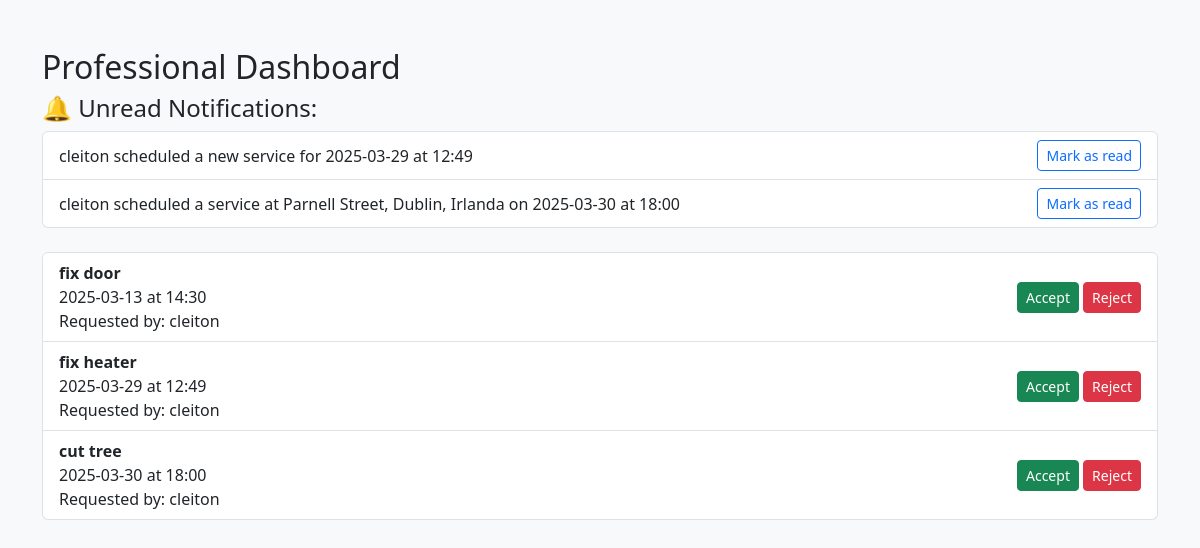
Screenshot of /dashboard_professional (signed in) with the database file from the repository.
### app/models.py (models this page shows)
class Notification(db.Model):
    __tablename__ = 'notifications'
    id = db.Column(db.Integer, primary_key=True)
    user_id = db.Column(db.Integer, db.ForeignKey('users.id'))
    message = db.Column(db.String(255), nullable=False)
    is_read = db.Column(db.Boolean, default=False)

class Service(db.Model):
    __tablename__ = 'services'
    id = db.Column(db.Integer, primary_key=True)
    description = db.Column(db.String(200), nullable=False)
    date = db.Column(db.String(20), nullable=False)
    time = db.Column(db.String(10), nullable=False)
    status = db.Column(db.String(20), default='Pending')  # Pending, Accepted, Rejected
    client_id = db.Column(db.Integer, db.ForeignKey('users.id'), nullable=False)
    address = db.Column(db.String(255), nullable=True)

class User(UserMixin, db.Model):
    __tablename__ = 'users'
    id = db.Column(db.Integer, primary_key=True)
    username = db.Column(db.String(100), nullable=False)
    email = db.Column(db.String(120), unique=True, nullable=False)
    password = db.Column(db.String(200), nullable=False)
    role = db.Column(db.String(50), nullable=False)  # Client, Professional, Admin
    is_active = db.Column(db.Boolean, default=True)
    services = db.relationship('Service', backref='client', lazy=True)
    notifications = db.relationship('Notification', backref='user', lazy=True)
    address = db.Column(db.String(255), nullable=True)
    latitude = db.Column(db.Float, nullable=True)
    longitude = db.Column(db.Float, nullable=True)

### app/routes.py (the view)
@main.route('/dashboard_professional')
@login_required
def dashboard_professional():
    if current_user.role != 'Professional':
        return redirect(url_for('main.login'))
    services = Service.query.filter_by(status='Pending').all()
    notifications = Notification.query.filter_by(user_id=current_user.id, is_read=False).all()
    return render_template(
        'dashboard_professional.html',
        user=current_user,
        services=services,
        notifications=notifications
    )

### app/__init__.py (called while the page is built)
def create_app():
    app = Flask(__name__)
    app.config['SECRET_KEY'] = 'segredo123'
    app.config['SQLALCHEMY_DATABASE_URI'] = 'sqlite:///database.db'
    app.config['SQLALCHEMY_TRACK_MODIFICATIONS'] = False
    db.init_app(app)
    login_manager.init_app(app)
    login_manager.login_view = 'main.login'
    from .models import User
    @login_manager.user_loader
    def load_user(user_id):
        return User.query.get(int(user_id))
    from . import models
    from .routes import main as main_blueprint
    app.register_blueprint(main_blueprint)
    with app.app_context():
        db.create_all()
    return app

### app/templates/dashboard_professional.html
{% extends 'base.html' %}
{% block content %}
<h2>Professional Dashboard</h2>
{% if notifications %}
    <h4>🔔 Unread Notifications:</h4>
    <ul class="list-group mb-4">
        {% for note in notifications %}
            <li class="list-group-item d-flex justify-content-between align-items-center">
                {{ note.message }}
                <a href="{{ url_for('main.mark_notification_read', notification_id=note.id) }}" class="btn btn-sm btn-outline-primary">Mark as read</a>
            </li>
        {% endfor %}
    </ul>
{% endif %}
{% if services %}
    <ul class="list-group">
        {% for service in services %}
            <li class="list-group-item d-flex justify-content-between align-items-center">
                <div>
                    <strong>{{ service.description }}</strong><br>
                    {{ service.date }} at {{ service.time }}<br>
                    Requested by: {{ service.client.username }}
                </div>
                <div>
                    <a href="{{ url_for('main.update_status', service_id=service.id, new_status='Accepted') }}" class="btn btn-success btn-sm">Accept</a>
                    <a href="{{ url_for('main.update_status', service_id=service.id, new_status='Rejected') }}" class="btn btn-danger btn-sm">Reject</a>
                </div>
            </li>
        {% endfor %}
    </ul>
{% else %}
    <p>No pending services.</p>
{% endif %}
{% endblock %}

### rows the page displays
Notification: message "cleiton scheduled a new service for 2025-03-29 at 12:49"
Notification: message "cleiton scheduled a service at Parnell Street, Dublin, Irlanda on 2025-03-30 at 18:00"
Service: description "fix door", date "2025-03-13", time "14:30", client.username "cleiton"
Service: description "fix heater", date "2025-03-29", time "12:49", client.username "cleiton"
Service: description "cut tree", date "2025-03-30", time "18:00", client.username "cleiton"
